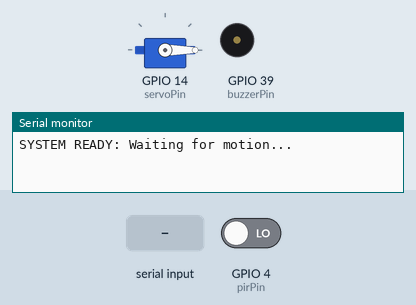
Bench run of a sketch on a simulated ESP32. On the bench: servo, buzzer (waves = sounding), the last lines printed to the serial monitor. The test bench sets the inputs (shaded band); at power-on: GPIO 4 (pirPin) LOW.

Above: at 1.2 s.
1.3 s: "A\n" received over Serial
At 1.38 s:
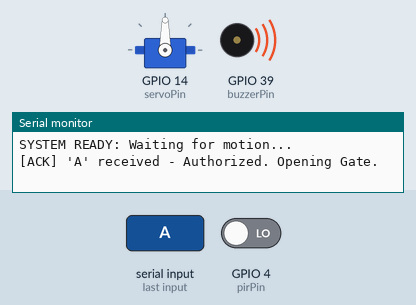
At 2.8 s:
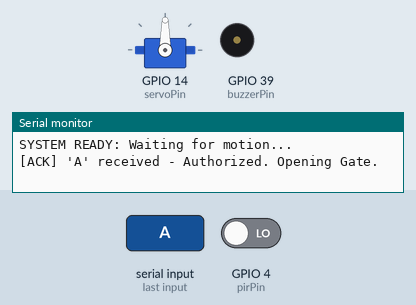
3.2 s: "I\n" received over Serial
At 4.1 s:
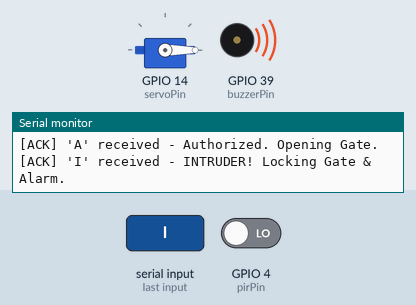
Timing chart, 0 to 9.7 s (numbered marks = the images above; inputs shaded):
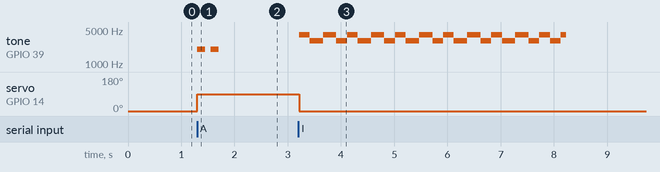

Measured:
- after the input at 1.3 s, tone on GPIO 39 (buzzerPin): alternates 2000 Hz for 0.15 s and silent for 0.10 s, 4 changes in all, then stays silent, starting at once; servo on GPIO 14 (servoPin): 0° → 90° at once
- after the input at 3.2 s, tone on GPIO 39 (buzzerPin): plays 4000 Hz for 0.20 s, 3000 Hz for 0.25 s, 4000 Hz for 0.25 s, 3000 Hz for 0.20 s, 4000 Hz for 0.20 s, 3000 Hz for 0.25 s … (23 notes in this stretch), starting at once; servo on GPIO 14 (servoPin): 90° → 0° after 0.01 s instead of 3.1 s

The sketch:

arduinocode.ino
```cpp
const int pirPin = 4;       // PIR Sensor Data Pin
const int buzzerPin = 39;   // Buzzer Signal Pin
const int servoPin = 14;    // Servo Motor Pin

// --- LIBRARIES ---
#include <ESP32Servo.h>

// --- OBJECTS ---
Servo gateServo;

// --- STATE MANAGEMENT ---
bool motionDetectedBefore = false;
unsigned long lastMotionTime = 0;
const unsigned long COOLDOWN_PERIOD = 5000;   // 5 seconds cooldown

// Buzzer & Alarm State
const unsigned long BUZZER_DURATION = 5000;   // 5 seconds buzzer duration
unsigned long buzzerStartTime = 0;
bool buzzerActive = false;
bool alarmOverride = false;  // For remote control

// Servo State
const unsigned long GATE_OPEN_DURATION = 5000; // 5 seconds to keep gate open
unsigned long gateOpenTime = 0;
bool isGateOpen = false;

// --- BUZZER SETTINGS ---
// INTRUDER ALARM
const int BUZZER_FREQ_HIGH = 4000;
const int BUZZER_FREQ_LOW = 3000;
const unsigned long SIREN_INTERVAL = 200;
unsigned long lastSirenToggle = 0;
bool sirenHighTone = true;

// WELCOME BEEP
const int WELCOME_FREQ = 2000;
const int WELCOME_BEEP_DURATION = 150;
const int WELCOME_BEEP_GAP = 100;
const int WELCOME_BEEP_COUNT = 2;

// Welcome beep state machine
enum WelcomeState { WELCOME_IDLE, WELCOME_BEEP, WELCOME_GAP };
WelcomeState welcomeState = WELCOME_IDLE;
int welcomeBeepCounter = 0;
unsigned long welcomeBeepTimer = 0;

void setup() {
  Serial.begin(9600);           // Match Python's BAUD_RATE

  // Configure Pins
  pinMode(pirPin, INPUT);
  pinMode(buzzerPin, OUTPUT);

  // Servo Setup
  gateServo.attach(servoPin);
  gateServo.write(0); // Ensure gate is closed (0 degrees) directly on startup

  // Start in silence
  noTone(buzzerPin);
  digitalWrite(buzzerPin, LOW);

  Serial.println("SYSTEM READY: Waiting for motion...");
}

void loop() {
  unsigned long currentTime = millis();

  // --- 1. CHECK FOR SERIAL COMMANDS FROM PYTHON ---
  if (Serial.available() > 0) {
    char command = Serial.read(); // Read single character

    // Ignore newline/whitespace characters
    if (command == '\n' || command == '\r' || command == ' ') {
      // Do nothing
    }
    else if (command == 'I') {
      // INTRUDER -> Lock Gate & Alarm
      Serial.println("[ACK] 'I' received - INTRUDER! Locking Gate & Alarm.");

      // 1. Lock Gate
      gateServo.write(0);
      isGateOpen = false;

      // 2. Activate Alarm
      alarmOverride = true;
      buzzerActive = true;
      buzzerStartTime = currentTime;
      lastSirenToggle = currentTime;
      sirenHighTone = true;
      welcomeState = WELCOME_IDLE; // Cancel welcome, prioritize alarm
      tone(buzzerPin, BUZZER_FREQ_HIGH);
    }
    else if (command == 'A') {
      // AUTHORIZED -> Open Gate & Welcome
      Serial.println("[ACK] 'A' received - Authorized. Opening Gate.");

      // 1. Open Gate
      gateServo.write(90);
      isGateOpen = true;
      gateOpenTime = currentTime;

      // 2. Play Welcome Chime
      // Only start if not already playing or alarming
      if (!alarmOverride) {
          welcomeState = WELCOME_BEEP;
          welcomeBeepCounter = 0;
          welcomeBeepTimer = currentTime;
          tone(buzzerPin, WELCOME_FREQ);
      }
    }
  }

  // --- 2. GATE AUTO-CLOSE LOGIC ---
  if (isGateOpen) {
    if ((currentTime - gateOpenTime) > GATE_OPEN_DURATION) {
      Serial.println("[INFO] Auto-closing gate.");
      gateServo.write(0);
      isGateOpen = false;
    }
  }

  // --- 3. READ PIR SENSOR ---
  int motionState = digitalRead(pirPin);

  // --- 4. MOTION DETECTION LOGIC ---
  if (motionState == HIGH && !motionDetectedBefore) {
    if ((currentTime - lastMotionTime) > COOLDOWN_PERIOD) {
      Serial.println("MOTION");  // Signal to Python
      Serial.println("[DEBUG] Motion Detected!");
      motionDetectedBefore = true;
      lastMotionTime = currentTime;
    }
  }
  else if (motionState == LOW && motionDetectedBefore) {
    motionDetectedBefore = false;
  }

  // --- 5. INTRUDER ALARM CONTROL ---
  if (buzzerActive) {
    if ((currentTime - lastSirenToggle) > SIREN_INTERVAL) {
      sirenHighTone = !sirenHighTone;
      if (sirenHighTone) tone(buzzerPin, BUZZER_FREQ_HIGH);
      else tone(buzzerPin, BUZZER_FREQ_LOW);
      lastSirenToggle = currentTime;
    }

    if ((currentTime - buzzerStartTime) > BUZZER_DURATION) {
      noTone(buzzerPin);
      buzzerActive = false;
      alarmOverride = false;
      Serial.println("[DEBUG] Alarm ended.");
    }
  }

  // --- 6. WELCOME BEEP CONTROL ---
  if (welcomeState != WELCOME_IDLE) {
    switch (welcomeState) {
      case WELCOME_BEEP:
        if ((currentTime - welcomeBeepTimer) >= WELCOME_BEEP_DURATION) {
          noTone(buzzerPin);
          welcomeBeepCounter++;
          if (welcomeBeepCounter >= WELCOME_BEEP_COUNT) {
            welcomeState = WELCOME_IDLE;
          } else {
            welcomeState = WELCOME_GAP;
            welcomeBeepTimer = currentTime;
          }
        }
        break;
      case WELCOME_GAP:
        if ((currentTime - welcomeBeepTimer) >= WELCOME_BEEP_GAP) {
          tone(buzzerPin, WELCOME_FREQ);
          welcomeState = WELCOME_BEEP;
          welcomeBeepTimer = currentTime;
        }
        break;
    }
  }

  delay(50); // Small delay
}
```
